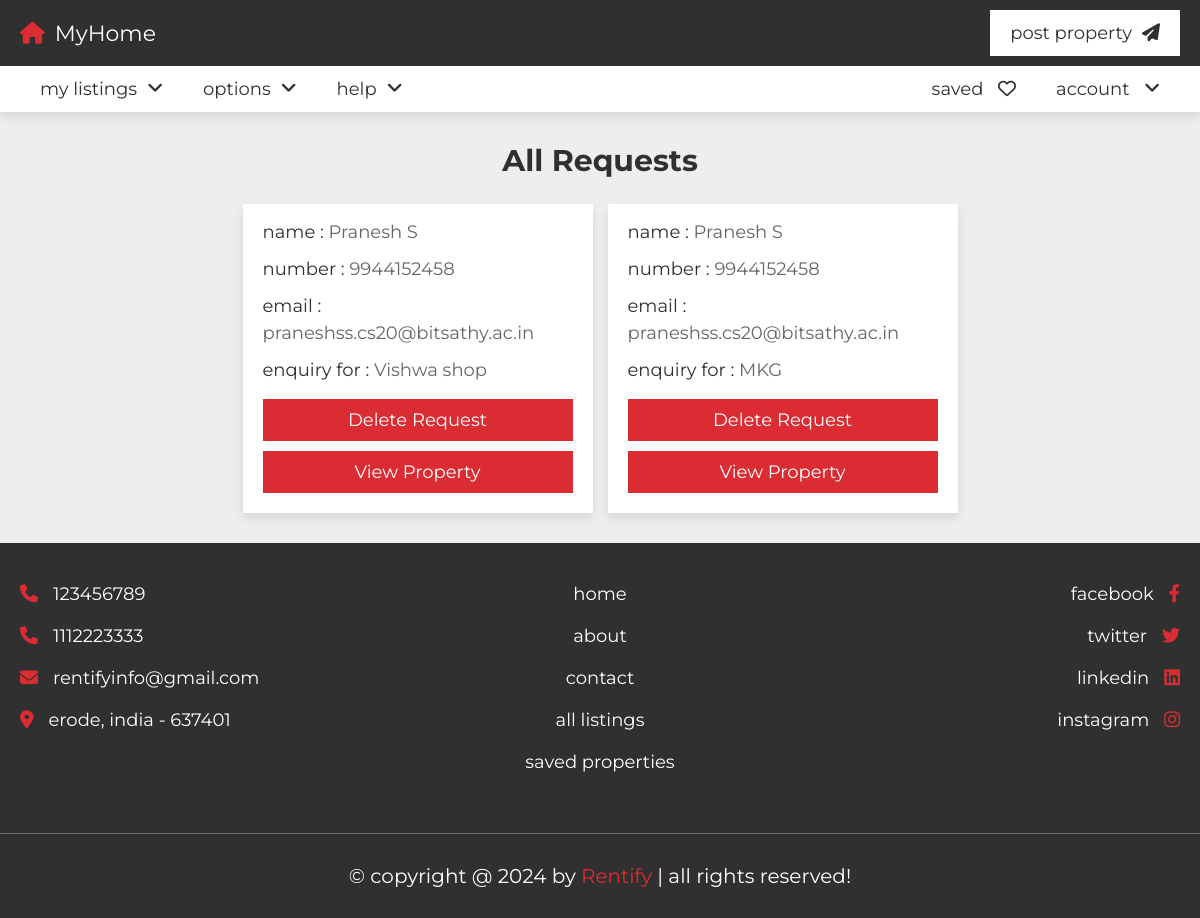
The page /project/requests.php (signed in) on the database its author committed.
### tables this page shows
CREATE TABLE `requests` (
  `id` varchar(20) NOT NULL,
  `property_id` varchar(20) NOT NULL,
  `sender` varchar(20) NOT NULL,
  `receiver` varchar(20) NOT NULL,
  `date` date NOT NULL DEFAULT current_timestamp()
);

CREATE TABLE `users` (
  `id` varchar(20) NOT NULL,
  `name` varchar(50) NOT NULL,
  `number` varchar(10) NOT NULL,
  `email` varchar(50) NOT NULL,
  `password` varchar(50) NOT NULL
);

CREATE TABLE `property` (
  `id` varchar(20) NOT NULL,
  `user_id` varchar(20) NOT NULL,
  `property_name` varchar(50) NOT NULL,
  `address` varchar(100) NOT NULL,
  `map_link` varchar(500) NOT NULL,
  `price` varchar(10) NOT NULL,
  `type` varchar(10) NOT NULL,
  `offer` varchar(10) NOT NULL,
  `status` varchar(50) NOT NULL,
  `furnished` varchar(50) NOT NULL,
  `bhk` varchar(10) NOT NULL,
  `deposite` varchar(10) NOT NULL,
  `bedroom` varchar(10) NOT NULL,
  `bathroom` varchar(10) NOT NULL,
  `balcony` varchar(10) NOT NULL,
  `carpet` varchar(10) NOT NULL,
  `age` varchar(2) NOT NULL,
  `total_floors` varchar(2) NOT NULL,
  `room_floor` varchar(2) NOT NULL,
  `loan` varchar(50) NOT NULL,
  `lift` varchar(3) NOT NULL DEFAULT 'no',
  `security_guard` varchar(3) NOT NULL DEFAULT 'no',
  `play_ground` varchar(3) NOT NULL DEFAULT 'no',
  `garden` varchar(3) NOT NULL DEFAULT 'no',
  `water_supply` varchar(3) NOT NULL DEFAULT 'no',
  `power_backup` varchar(3) NOT NULL DEFAULT 'no',
  `parking_area` varchar(3) NOT NULL DEFAULT 'no',
  `gym` varchar(3) NOT NULL DEFAULT 'no',
  `shopping_mall` varchar(3) NOT NULL DEFAULT 'no',
  `hospital` varchar(3) NOT NULL DEFAULT 'no',
  `school` varchar(3) NOT NULL DEFAULT 'no',
  `market_area` varchar(3) NOT NULL DEFAULT 'no',
  `image_01` varchar(50) NOT NULL,
  `image_02` varchar(50) NOT NULL,
  `image_03` varchar(50) NOT NULL,
  `image_04` varchar(50) NOT NULL,
  `image_05` varchar(50) NOT NULL,
  `description` varchar(1000) NOT NULL,
  `date` date NOT NULL DEFAULT current_timestamp()
);

### project/requests.php (the view, shortened to what this page needs)
<?php
include 'components/connect.php';
if(isset($_COOKIE['user_id'])){
   $user_id = $_COOKIE['user_id'];
}else{
   $user_id = '';
   header('location:login.php');
}
?>
<!DOCTYPE html>
<html lang="en">
<head>
   <link rel="stylesheet" href="https://cdnjs.cloudflare.com/ajax/libs/font-awesome/6.2.0/css/all.min.css">
   <link rel="stylesheet" href="css/style.css">
</head>
<body>
<?php include 'components/user_header.php'; ?>
<section class="requests">
   <h1 class="heading">all requests</h1>
   <div class="box-container">
   <?php
      $select_requests = $conn->prepare("SELECT * FROM `requests` WHERE receiver = ?");
      $select_requests->execute([$user_id]);
      if($select_requests->rowCount() > 0){
         while($fetch_request = $select_requests->fetch(PDO::FETCH_ASSOC)){
        $select_sender = $conn->prepare("SELECT * FROM `users` WHERE id = ?");
        $select_sender->execute([$fetch_request['sender']]);
        $fetch_sender = $select_sender->fetch(PDO::FETCH_ASSOC);
        $select_property = $conn->prepare("SELECT * FROM `property` WHERE id = ?");
        $select_property->execute([$fetch_request['property_id']]);
        $fetch_property = $select_property->fetch(PDO::FETCH_ASSOC);
   ?>
   <div class="box">
      <p>name : <span><?= $fetch_sender['name']; ?></span></p>
      <p>number : <a href="tel:<?= $fetch_sender['number']; ?>"><?= $fetch_sender['number']; ?></a></p>
      <p>email : <a href="mailto:<?= $fetch_sender['email']; ?>"><?= $fetch_sender['email']; ?></a></p>
      <p>enquiry for : <span><?= $fetch_property['property_name']; ?></span></p>
      <form action="" method="POST">
         <input type="submit" value="delete request" class="btn" onclick="return confirm('remove this request?');" name="delete">
         <a href="view_property.php?get_id=<?= $fetch_property['id']; ?>" class="btn">view property</a>
      </form>
   </div>
   <?php
    }
   }else{
      echo '<p class="empty">you have no requests!</p>';
   }
   ?>
   </div>
</section>
<?php include 'components/footer.php'; ?>
</body>
</html>

### project/css/style.css (style rules this page uses)
:root { --main-color:#DA2C32; --light-color:#666; --light-bg:#eee; --white:#fff; --black:#303030; --border:.1rem solid var(--light-color); --box-shodow:0 .5rem 1rem rgba(0,0,0,.1); }
* { font-family: 'Montserrat', sans-serif; margin: 0; padding: 0; box-sizing: border-box; outline: none; border: none; text-decoration: none; }
html { font-size: 62.5%; overflow-x: hidden; scroll-behavior: smooth; scroll-padding-top: 10rem; }
body { background-color: var(--light-bg); }
section { padding: 3rem 2rem; max-width: 1200px; margin: 0 auto; }
.heading { text-align: center; padding-bottom: 2.5rem; font-size: 3rem; color: var(--black); text-transform: capitalize; }
.btn, .inline-btn { margin-top: 1rem; padding: 1rem 3rem; background-color: var(--main-color); color: var(--white); cursor: pointer; text-align: center; font-size: 1.8rem; text-transform: capitalize; }
.btn { display: block; width: 100%; }
.requests .box-container { display: grid; grid-template-columns: repeat(auto-fit, 35rem); gap: 1.5rem; justify-content: center; align-items: flex-start; }
.requests .box-container .box { background-color: var(--white); padding: 2rem; padding-top: 1rem; box-shadow: var(--box-shodow); }
.requests .box-container .box p { padding: .5rem 0; line-height: 1.5; font-size: 1.8rem; color: var(--black); }
.requests .box-container .box p span, .requests .box-container .box p a { color: var(--light-color); }

### rows shown on the page
requests: users.name "Pranesh S", users.number "9944152458", users.email "praneshss.cs20@bitsathy.ac.in", property.property_name "Vishwa shop"
requests: users.name "Pranesh S", users.number "9944152458", users.email "praneshss.cs20@bitsathy.ac.in", property.property_name "MKG"
